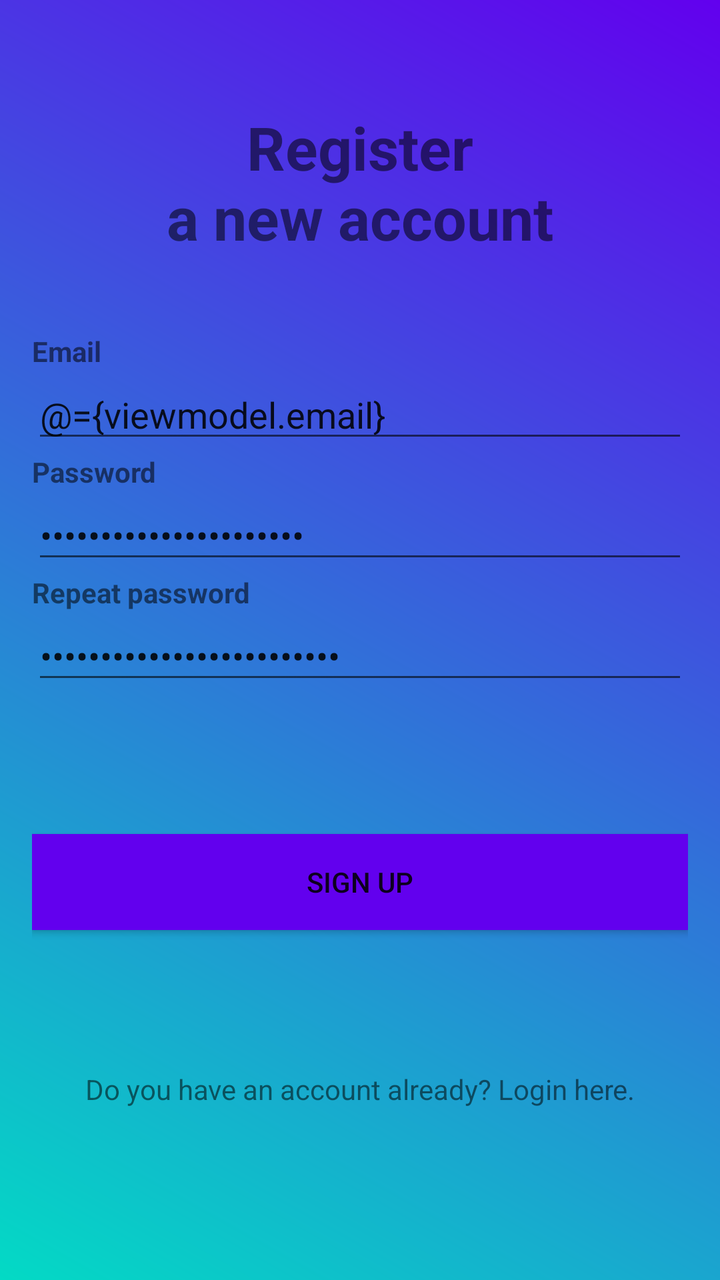
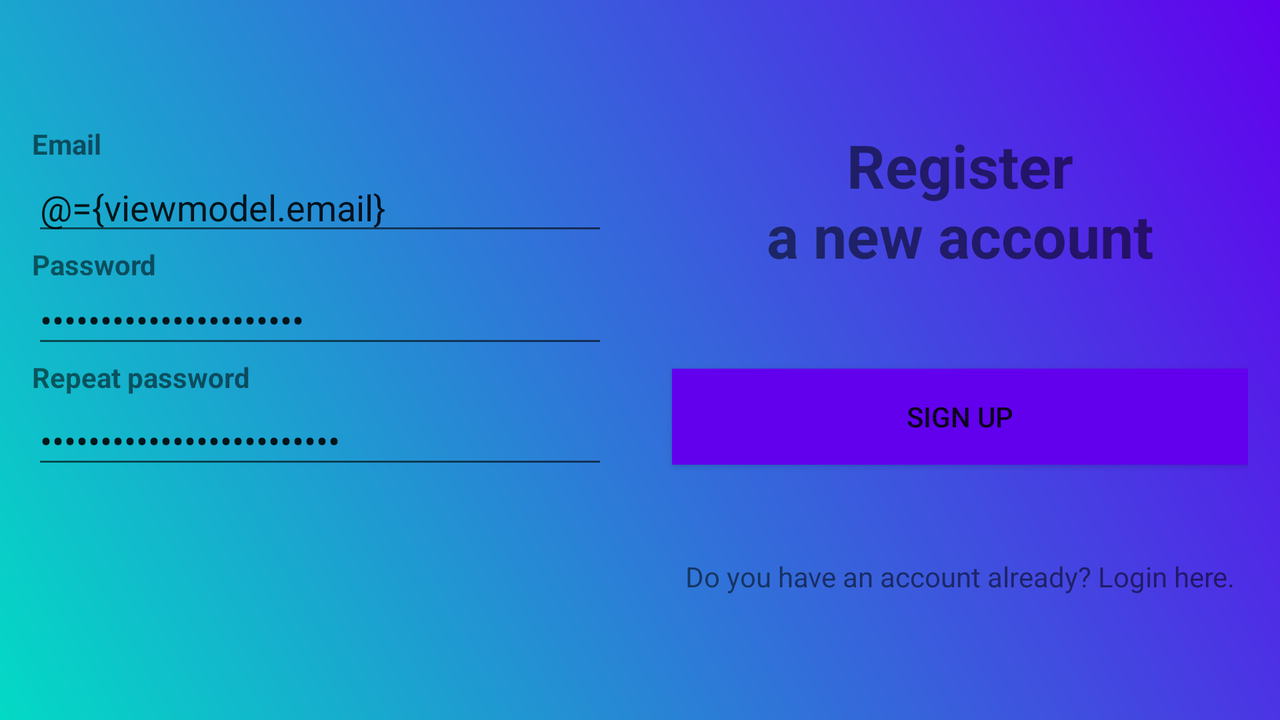

Compare how this app lays out the same screen by default and in its alternative resource folder. The renders come first, then the two layout files and the values they reference.
<!-- AndroidManifest.xml: application theme AppTheme -->
<!-- res/layout/signup_layout.xml -->
<?xml version="1.0" encoding="utf-8"?>
<layout xmlns:android="http://schemas.android.com/apk/res/android"
    xmlns:app="http://schemas.android.com/apk/res-auto"
    xmlns:tools="http://schemas.android.com/tools"
    tools:ignore="Autofill">

    <data>

        <variable
            name="viewmodel"
            type="pl.patryk.myhairdresser.ui.auth.AuthViewModel" />
    </data>

    <androidx.constraintlayout.widget.ConstraintLayout
        android:id="@+id/linearLayout2"
        android:layout_width="match_parent"
        android:layout_height="match_parent"
        android:gravity="center_vertical"
        android:padding="16dp"
        tools:context=".ui.auth.SignUpActivity">

        <TextView
            android:id="@+id/signup_welcome_text"
            android:layout_width="0dp"
            android:layout_height="wrap_content"
            android:text="@string/register_a_new_account_label"
            android:textAlignment="center"
            android:textSize="30sp"
            android:textStyle="bold"
            app:layout_constraintBottom_toTopOf="@+id/textview_email_label"
            app:layout_constraintEnd_toEndOf="parent"
            app:layout_constraintStart_toStartOf="parent"
            app:layout_constraintTop_toTopOf="parent"
            app:layout_constraintVertical_chainStyle="packed" />

        <androidx.constraintlayout.widget.Guideline
            android:id="@+id/guideline"
            android:layout_width="wrap_content"
            android:layout_height="wrap_content"
            android:orientation="horizontal"
            app:layout_constraintGuide_begin="150dp" />

        <TextView
            android:id="@+id/textview_email_label"
            android:layout_width="match_parent"
            android:layout_height="wrap_content"
            android:text="@string/email_label"
            android:textStyle="bold"
            app:layout_constraintEnd_toEndOf="parent"
            app:layout_constraintStart_toStartOf="parent"
            app:layout_constraintTop_toTopOf="@+id/guideline" />

        <EditText
            android:id="@+id/edittext_email_input"
            android:layout_width="match_parent"
            android:layout_height="wrap_content"
            android:gravity="center_vertical"
            android:hint="@string/email_hint"
            android:inputType="textEmailAddress"
            android:text="@={viewmodel.email}"
            app:layout_constraintEnd_toEndOf="parent"
            app:layout_constraintStart_toStartOf="parent"
            app:layout_constraintTop_toBottomOf="@+id/textview_email_label" />

        <TextView
            android:id="@+id/textview_password_label"
            android:layout_width="match_parent"
            android:layout_height="wrap_content"
            android:text="@string/password_label"
            android:textStyle="bold"
            app:layout_constraintEnd_toEndOf="parent"
            app:layout_constraintStart_toStartOf="parent"
            app:layout_constraintTop_toBottomOf="@+id/edittext_email_input" />

        <EditText
            android:id="@+id/edittext_password_input"
            android:layout_width="match_parent"
            android:layout_height="wrap_content"
            android:hint="@string/password_hint"
            android:inputType="textPassword"
            android:text="@={viewmodel.password}"
            app:layout_constraintEnd_toEndOf="parent"
            app:layout_constraintStart_toStartOf="parent"
            app:layout_constraintTop_toBottomOf="@+id/textview_password_label" />

        <TextView
            android:id="@+id/textview_2nd_password_label"
            android:layout_width="match_parent"
            android:layout_height="wrap_content"
            android:text="@string/repeat_password"
            android:textStyle="bold"
            app:layout_constraintEnd_toEndOf="parent"
            app:layout_constraintStart_toStartOf="parent"
            app:layout_constraintTop_toBottomOf="@+id/edittext_password_input" />

        <EditText
            android:id="@+id/edittext_2nd_password_input"
            android:layout_width="match_parent"
            android:layout_height="wrap_content"
            android:hint="@string/confirm_your_new_password"
            android:inputType="textPassword"
            android:text="@={viewmodel.password2nd}"
            app:layout_constraintEnd_toEndOf="parent"
            app:layout_constraintStart_toStartOf="parent"
            app:layout_constraintTop_toBottomOf="@+id/textview_2nd_password_label" />

        <Button
            android:id="@+id/button_sign_up"
            android:layout_width="0dp"
            android:layout_height="wrap_content"
            android:background="@color/colorPrimary"
            android:onClick="@{(v) -> viewmodel.signup(v)}"
            android:padding="8dp"
            android:text="@string/sign_up"
            app:layout_constraintBottom_toTopOf="@+id/textview_sign_in"
            app:layout_constraintEnd_toEndOf="parent"
            app:layout_constraintStart_toStartOf="parent"
            app:layout_constraintTop_toBottomOf="@+id/edittext_2nd_password_input" />

        <TextView
            android:id="@+id/textview_sign_in"
            android:layout_width="0dp"
            android:layout_height="wrap_content"
            android:onClick="@{(v) -> viewmodel.goToLogin(v)}"
            android:text="@string/already_have_an_account_label"
            android:textAlignment="center"
            app:layout_constraintBottom_toBottomOf="parent"
            app:layout_constraintEnd_toEndOf="parent"
            app:layout_constraintHorizontal_bias="0.5"
            app:layout_constraintStart_toStartOf="parent"
            app:layout_constraintTop_toBottomOf="@+id/button_sign_up" />

        <ProgressBar
            android:id="@+id/progress_bar"
            android:layout_width="wrap_content"
            android:layout_height="wrap_content"
            android:visibility="gone"
            app:layout_constraintBottom_toBottomOf="parent"
            app:layout_constraintEnd_toEndOf="parent"
            app:layout_constraintStart_toStartOf="parent"
            app:layout_constraintTop_toTopOf="parent" />

    </androidx.constraintlayout.widget.ConstraintLayout>
</layout>
<!-- resources referenced by this layout -->
<resources>
  <color name="colorPrimary">#6200EE</color>
  <string name="already_have_an_account_label">Do you have an account already? Login here.</string>
  <string name="confirm_your_new_password">Confirm a new password</string>
  <string name="email_hint">Enter an email</string>
  <string name="email_label">Email</string>
  <string name="password_hint">Enter a password</string>
  <string name="password_label">Password</string>
  <string name="register_a_new_account_label">Register\na new account</string>
  <string name="repeat_password">Repeat password</string>
  <string name="sign_up">Sign up</string>
  <style name="AppTheme" parent="Theme.AppCompat.Light">
          
          <item name="colorPrimary">@color/colorPrimary</item>
          <item name="colorPrimaryDark">@color/colorPrimaryDark</item>
          <item name="colorAccent">@color/colorAccent</item>
          <item name="android:windowBackground">@drawable/gradient_1</item>
      </style>
  <color name="colorPrimaryDark">#3700B3</color>
  <color name="colorAccent">#03DAC5</color>
  <!-- drawable gradient_1 (drawable) -->
  <?xml version="1.0" encoding="utf-8"?>
  <shape xmlns:android="http://schemas.android.com/apk/res/android">
      <gradient
          android:angle="225"
          android:endColor="@color/colorAccent"
          android:startColor="@color/colorPrimary" />
  </shape>
</resources>
<!-- res/layout-land/signup_layout.xml (the repository's variant of the layout above) -->
<!-- drawn on the phone turned sideways -->
<?xml version="1.0" encoding="utf-8"?>
<layout xmlns:android="http://schemas.android.com/apk/res/android"
    xmlns:app="http://schemas.android.com/apk/res-auto"
    xmlns:tools="http://schemas.android.com/tools">

    <data>

        <variable
            name="viewmodel"
            type="pl.patryk.myhairdresser.ui.auth.AuthViewModel" />
    </data>

    <androidx.constraintlayout.widget.ConstraintLayout
        android:id="@+id/linearLayout"
        android:layout_width="match_parent"
        android:layout_height="match_parent"
        android:gravity="center_vertical"
        android:padding="16dp"
        tools:context=".ui.auth.SignUpActivity">

        <TextView
            android:id="@+id/signup_welcome_text"
            android:layout_width="0dp"
            android:layout_height="wrap_content"
            android:layout_marginStart="16dp"
            android:gravity="center"
            android:text="@string/register_a_new_account_label"
            android:textAlignment="center"
            android:textSize="30sp"
            android:textStyle="bold"
            app:layout_constraintBottom_toTopOf="@+id/button_sign_up"
            app:layout_constraintEnd_toEndOf="parent"
            app:layout_constraintHorizontal_bias="0.5"
            app:layout_constraintStart_toStartOf="@+id/guideline"
            app:layout_constraintTop_toTopOf="parent" />

        <TextView
            android:id="@+id/textview_email_label"
            android:layout_width="0dp"
            android:layout_height="wrap_content"
            android:layout_marginEnd="16dp"
            android:text="@string/email_label"
            android:textStyle="bold"
            app:layout_constraintEnd_toStartOf="@+id/guideline"
            app:layout_constraintStart_toStartOf="parent"
            app:layout_constraintTop_toTopOf="@+id/signup_welcome_text" />

        <EditText
            android:id="@+id/edittext_email_input"
            android:layout_width="0dp"
            android:layout_height="wrap_content"
            android:gravity="center_vertical"
            android:hint="@string/email_hint"
            android:inputType="textEmailAddress"
            android:text="@={viewmodel.email}"
            app:layout_constraintEnd_toEndOf="@+id/textview_email_label"
            app:layout_constraintStart_toStartOf="@+id/textview_email_label"
            app:layout_constraintTop_toBottomOf="@+id/textview_email_label"
            tools:ignore="Autofill" />

        <TextView
            android:id="@+id/textview_password_label"
            android:layout_width="0dp"
            android:layout_height="15dp"
            android:text="@string/password_label"
            android:textStyle="bold"
            app:layout_constraintEnd_toEndOf="@+id/textview_email_label"
            app:layout_constraintStart_toStartOf="@+id/textview_email_label"
            app:layout_constraintTop_toBottomOf="@+id/edittext_email_input" />

        <EditText
            android:id="@+id/edittext_password_input"
            android:layout_width="0dp"
            android:layout_height="wrap_content"
            android:hint="@string/password_hint"
            android:inputType="textPassword"
            android:text="@={viewmodel.password}"
            app:layout_constraintEnd_toEndOf="@+id/textview_email_label"
            app:layout_constraintStart_toStartOf="@+id/textview_email_label"
            app:layout_constraintTop_toBottomOf="@+id/textview_password_label"
            tools:ignore="Autofill" />

        <TextView
            android:id="@+id/textview_2nd_password_label"
            android:layout_width="0dp"
            android:layout_height="wrap_content"
            android:text="@string/repeat_password"
            android:textStyle="bold"
            app:layout_constraintEnd_toEndOf="@+id/textview_email_label"
            app:layout_constraintStart_toStartOf="@+id/textview_email_label"
            app:layout_constraintTop_toBottomOf="@+id/edittext_password_input" />

        <EditText
            android:id="@+id/edittext_2nd_password_input"
            android:layout_width="0dp"
            android:layout_height="wrap_content"
            android:hint="@string/confirm_your_new_password"
            android:inputType="textPassword"
            android:text="@={viewmodel.password2nd}"
            app:layout_constraintEnd_toEndOf="@+id/textview_email_label"
            app:layout_constraintStart_toStartOf="@+id/textview_email_label"
            app:layout_constraintTop_toBottomOf="@+id/textview_2nd_password_label"
            tools:ignore="Autofill" />

        <Button
            android:id="@+id/button_sign_up"
            android:layout_width="0dp"
            android:layout_height="wrap_content"
            android:layout_marginStart="16dp"
            android:background="@color/colorPrimary"
            android:onClick="@{(v) -> viewmodel.signup(v)}"
            android:padding="8dp"
            android:text="@string/sign_up"
            app:layout_constraintBottom_toTopOf="@+id/textview_sign_in"
            app:layout_constraintEnd_toEndOf="parent"
            app:layout_constraintHorizontal_bias="0.5"
            app:layout_constraintStart_toStartOf="@+id/guideline"
            app:layout_constraintTop_toBottomOf="@+id/signup_welcome_text" />

        <TextView
            android:id="@+id/textview_sign_in"
            android:layout_width="0dp"
            android:layout_height="wrap_content"
            android:layout_marginStart="16dp"
            android:onClick="@{(v) -> viewmodel.goToLogin(v)}"
            android:text="@string/already_have_an_account_label"
            android:textAlignment="center"
            app:layout_constraintBottom_toBottomOf="parent"
            app:layout_constraintEnd_toEndOf="parent"
            app:layout_constraintHorizontal_bias="0.5"
            app:layout_constraintStart_toStartOf="@+id/guideline"
            app:layout_constraintTop_toBottomOf="@+id/button_sign_up" />

        <ProgressBar
            android:id="@+id/progress_bar"
            android:layout_width="wrap_content"
            android:layout_height="wrap_content"
            android:visibility="gone"
            app:layout_constraintBottom_toBottomOf="parent"
            app:layout_constraintEnd_toEndOf="parent"
            app:layout_constraintStart_toStartOf="parent"
            app:layout_constraintTop_toTopOf="parent" />

        <androidx.constraintlayout.widget.Guideline
            android:id="@+id/guideline"
            android:layout_width="wrap_content"
            android:layout_height="wrap_content"
            android:orientation="vertical"
            app:layout_constraintGuide_percent="0.5" />

    </androidx.constraintlayout.widget.ConstraintLayout>
</layout>
